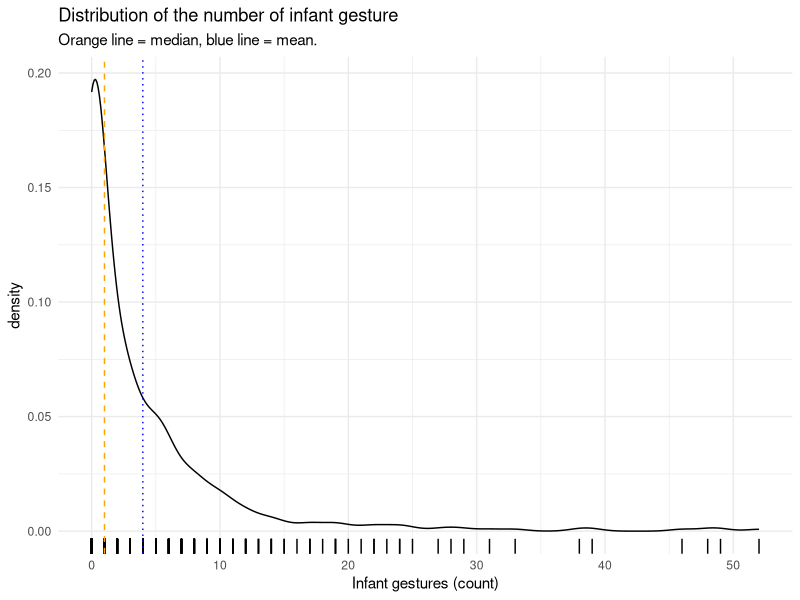
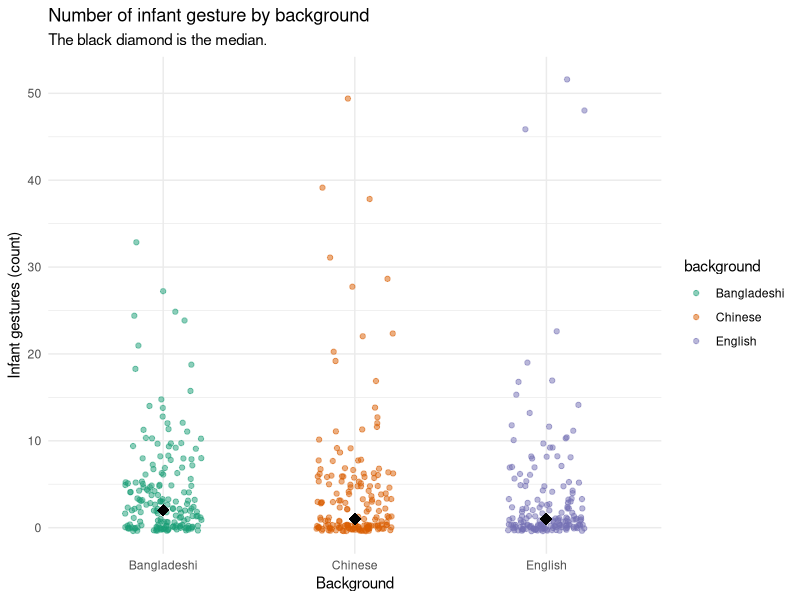
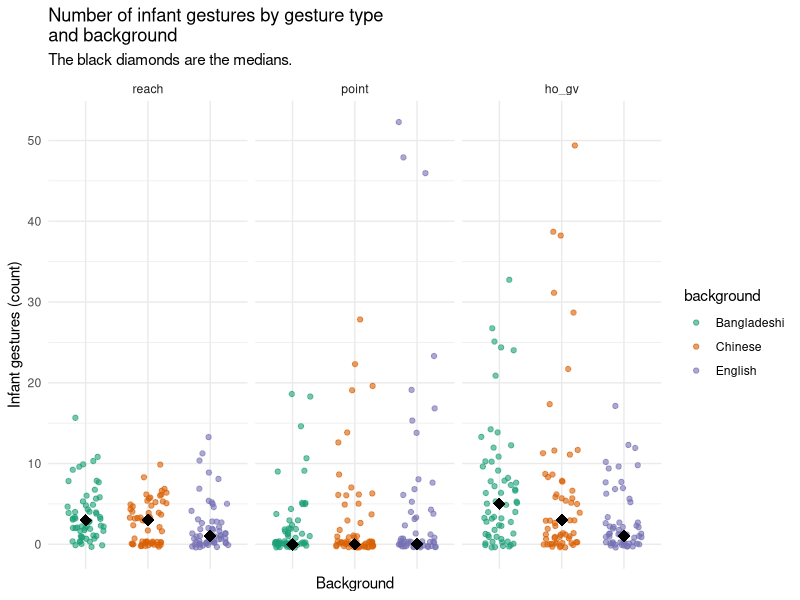
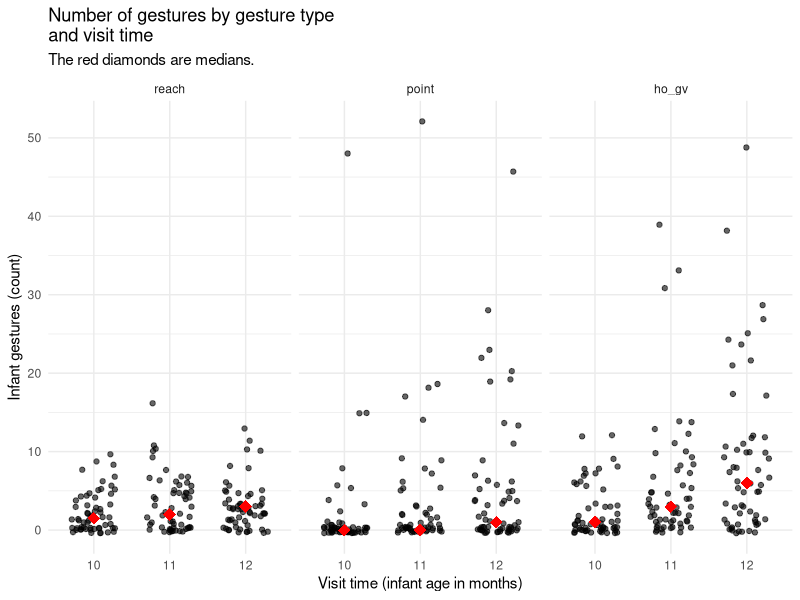
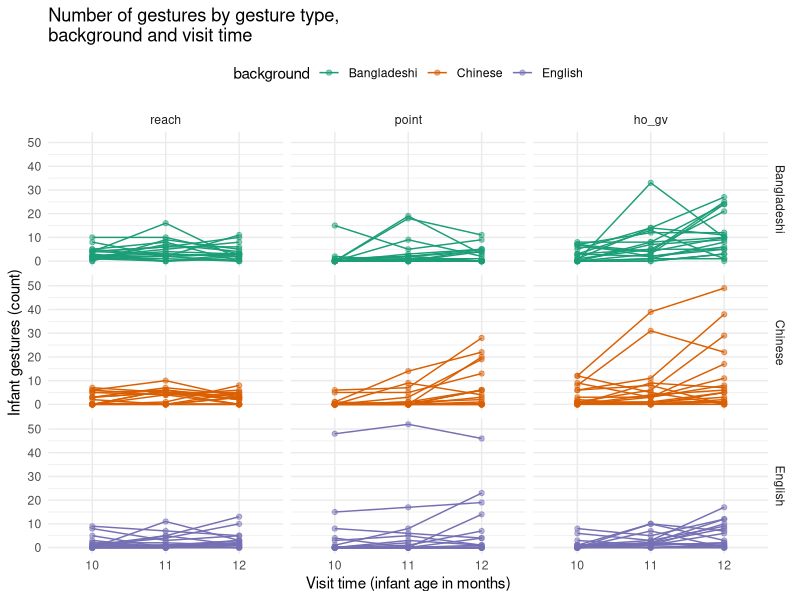
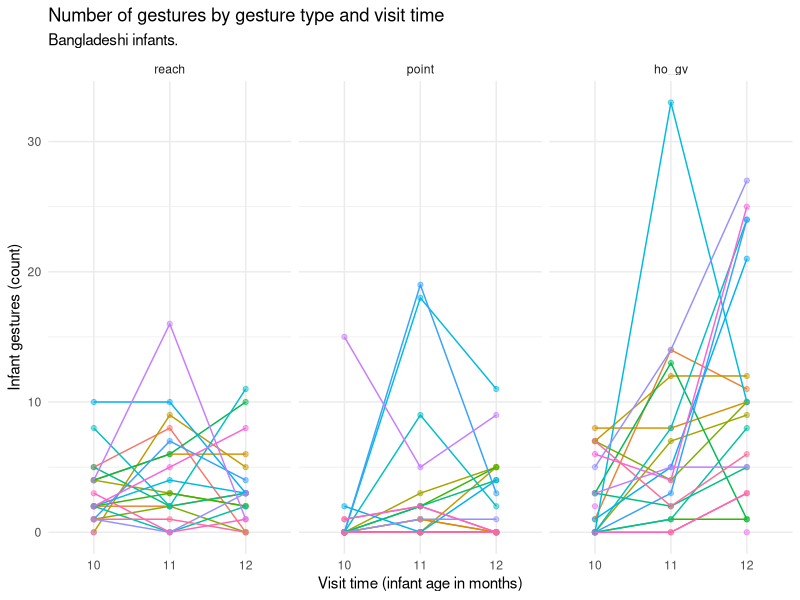
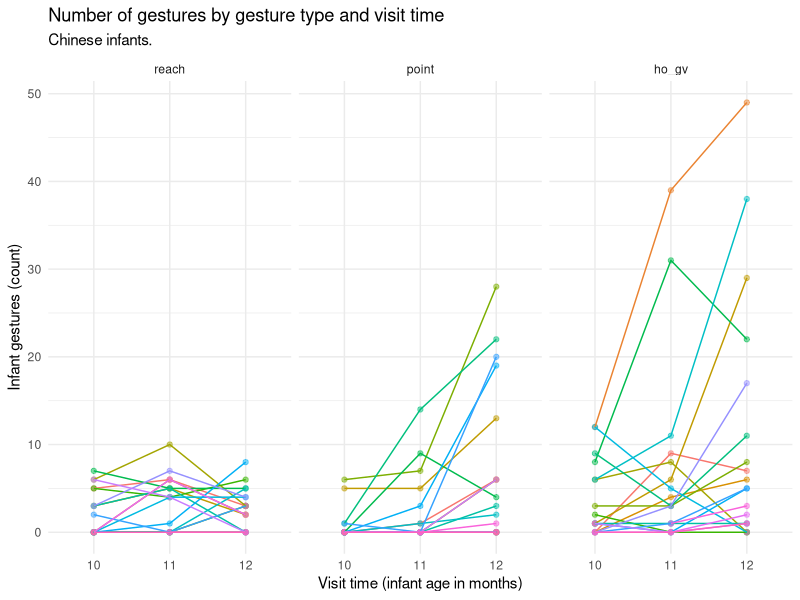
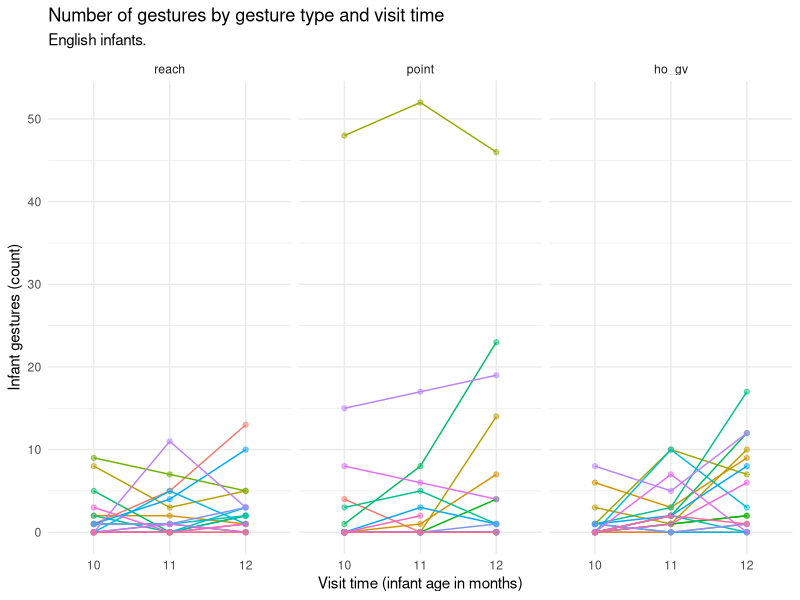

Write R code to recreate these figures, in order.
## ---- chunk 1
knitr::opts_chunk$set(echo = TRUE)
knitr::opts_chunk$set(echo = FALSE, fig.align = "center")
knitr::opts_knit$set(root.dir = normalizePath("../../"))
library(tidyverse)
theme_set(theme_minimal())
## ---- chunk 2
gestures <- read_csv("./data/gestures.csv")

gestures_tot <- gestures %>%
  group_by(dyad, background, months, gesture) %>%
  summarise(
    count = sum(count),
    ct = sum(ct)
  ) %>%
  ungroup() %>%
  mutate(
    gesture = factor(gesture, levels = c("reach", "point", "ho_gv"))
  ) %>%
  mutate_if(is.character, as.factor)
## ---- chunk 3
gestures_tot
## ---- chunk 4
gestures %>% group_by(background) %>% summarise(n = n_distinct(dyad))
## ---- chunk 5
gestures_tot %>%
  ggplot(aes(count)) +
  geom_density() +
  geom_rug() +
  geom_vline(xintercept = median(gestures_tot$count, na.rm = TRUE), linetype = "dashed", colour = "orange") +
  geom_vline(xintercept = mean(gestures_tot$count, na.rm = TRUE), linetype = "dotted", colour = "blue") +
  labs(
    title = "Distribution of the number of infant gesture",
    subtitle = "Orange line = median, blue line = mean.",
    x = "Infant gestures (count)"
  )
## ---- chunk 6
gestures_tot %>%
  ggplot(aes(as.factor(background), count, colour = background)) +
  geom_jitter(width = 0.2, alpha = 0.5) +
  stat_summary(fun.y = median, geom = "point", shape = 18, size = 4, color = "black") +
  scale_color_brewer(type = "qual", palette = "Dark2") +
  labs(
    title = "Number of infant gesture by background",
    subtitle = "The black diamond is the median.",
    x = "Background",
    y = "Infant gestures (count)"
  )
## ---- chunk 7
gestures_tot %>%
  ggplot(aes(as.factor(background), count, colour = background)) +
  geom_jitter(width = 0.3, alpha = 0.6) +
  stat_summary(fun.y = median, geom = "point", shape = 18, size = 4, color = "black") +
  scale_color_brewer(type = "qual", palette = "Dark2") +
  facet_grid(cols = vars(gesture)) +
  labs(
    title = "Number of infant gestures by gesture type\nand background",
    subtitle = "The black diamonds are the medians.",
    x = "Background",
    y = "Infant gestures (count)"
  ) +
  theme(axis.text.x = element_blank())
## ---- chunk 8
gestures_tot %>%
  ggplot(aes(as.factor(months), count)) +
  geom_jitter(alpha = 0.6, width = 0.3) +
  stat_summary(fun.y = median, geom = "point", shape = 18, size = 4, color = "red") +
  facet_grid(cols = vars(gesture)) +
  labs(
    title = "Number of gestures by gesture type\nand visit time",
    subtitle = "The red diamonds are medians.",
    x = "Visit time (infant age in months)",
    y = "Infant gestures (count)"
  )
## ---- chunk 9
gestures_tot %>%
  ggplot(aes(as.factor(months), count, colour = background)) +
  geom_point(alpha = 0.5) +
  geom_line(aes(group = dyad)) +
  facet_grid(vars(background), vars(gesture)) +
  scale_color_brewer(type = "qual", palette = "Dark2") +
  labs(
    title = "Number of gestures by gesture type,\nbackground and visit time",
    x = "Visit time (infant age in months)",
    y = "Infant gestures (count)"
  ) +
  theme(legend.position = "top")
## ---- chunk 10
gestures_tot %>%
  filter(background == "Bangladeshi") %>%
  ggplot(aes(as.factor(months), count, colour = dyad)) +
  geom_point(alpha = 0.5) +
  geom_line(aes(group = dyad)) +
  facet_grid(cols = vars(gesture)) +
  theme(legend.position = "none") +
  labs(
    title = "Number of gestures by gesture type and visit time",
    subtitle = "Bangladeshi infants.",
    x = "Visit time (infant age in months)",
    y = "Infant gestures (count)"
  )
## ---- chunk 11
gestures_tot %>%
  filter(background == "Chinese") %>%
  ggplot(aes(as.factor(months), count, colour = dyad)) +
  geom_point(alpha = 0.5) +
  geom_line(aes(group = dyad)) +
  facet_grid(cols = vars(gesture)) +
  theme(legend.position = "none") +
  labs(
    title = "Number of gestures by gesture type and visit time",
    subtitle = "Chinese infants.",
    x = "Visit time (infant age in months)",
    y = "Infant gestures (count)"
  )
## ---- chunk 12
gestures_tot %>%
  filter(background == "English") %>%
  ggplot(aes(as.factor(months), count, colour = dyad)) +
  geom_point(alpha = 0.5) +
  geom_line(aes(group = dyad)) +
  facet_grid(cols = vars(gesture)) +
  theme(legend.position = "none") +
  labs(
    title = "Number of gestures by gesture type and visit time",
    subtitle = "English infants.",
    x = "Visit time (infant age in months)",
    y = "Infant gestures (count)"
  )
